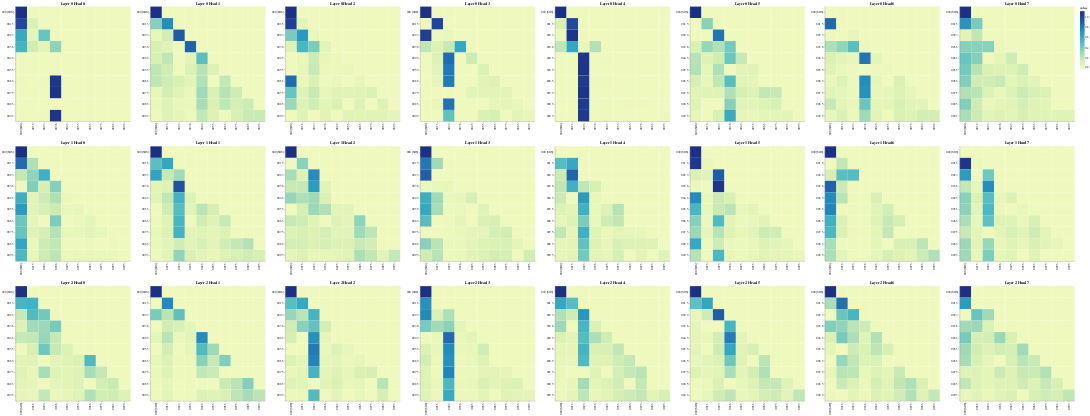

The cell this chart's notebook holds for it:
### Code cell
# Display attention maps for decoder self-attention
get_all_attention_maps("decoder", layers, heads, decoder_input_tokens, decoder_input_tokens, min(20, sentence_len))
